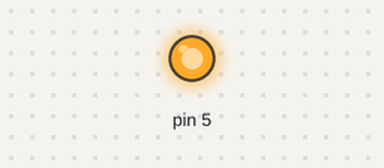
A sketch run on a simulated Arduino Uno, built with avr-gcc and run on an emulated ATmega328P. Parts: output pins drawn as LEDs (lit = HIGH).

Above: at 0.1 s.
Timing chart, 0 to 1.6 s (numbered marks = the images above):
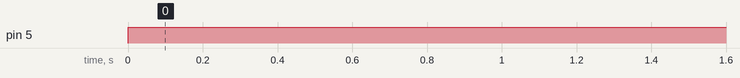

The sketch:

motores.ino
```cpp
void setup() {
pinMode(5, OUTPUT);

}

void loop() {
analogWrite(5, 255);

}
```

Measured:
- by itself, pin 5: LOW → HIGH at 0.00 s
